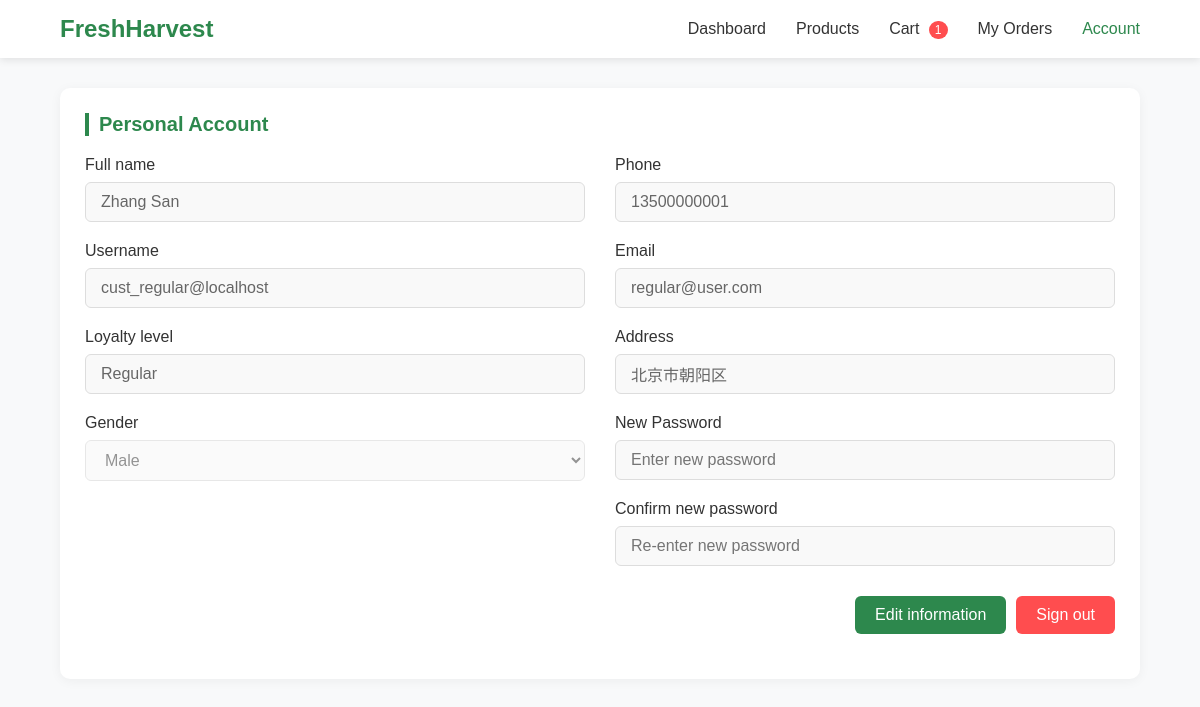
Before: /customer/account.php (signed in) with the older database file.
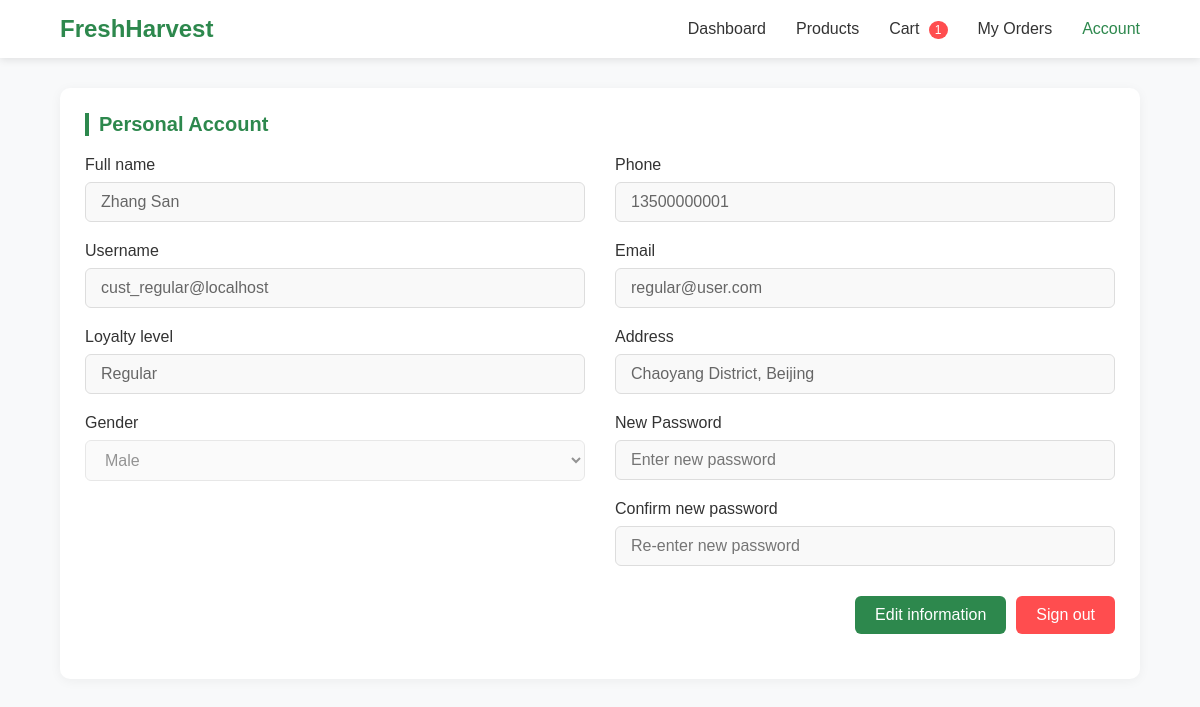
After: the same page with the newer database file.
### tables this page shows
CREATE TABLE IF NOT EXISTS `Customer` (
  `customer_ID` INT NOT NULL AUTO_INCREMENT,
  `user_name` VARCHAR(45) , 
  `phone` VARCHAR(20) NULL,
  `email` VARCHAR(100) NULL UNIQUE,
  `gender` ENUM('Male', 'Female'),
  `address` VARCHAR(200) NULL,
  `accu_cost` DECIMAL(10,2) NULL,
  `loyalty_level` ENUM('Regular', 'VIP', 'VVIP') DEFAULT 'Regular',
  `created_at` TIMESTAMP DEFAULT CURRENT_TIMESTAMP,
  PRIMARY KEY (`customer_ID`),
  CONSTRAINT `fk_customer_user_name`
    FOREIGN KEY (`user_name`)
    REFERENCES `User` (`user_name`)
    ON DELETE NO ACTION
    ON UPDATE NO ACTION);

### customer/inc/data.php (called while the page is built, shortened)
<?php
function getDBConnection() {
    $servername = "localhost";
    $username = "customer_user";
    $password = "YourPassword123!";
    $dbname = "mydb";
    $conn = new mysqli($servername, $username, $password, $dbname);
    $conn->set_charset("utf8mb4");
    return $conn;
}
function getCustomerFullInfo() {
    $current_customer_id = $_SESSION['customer_id'];
    $conn = getDBConnection();
    $query = "SELECT * FROM v_customer_profile WHERE customer_ID = ?";
    $stmt = $conn->prepare($query);
    $stmt->bind_param("i", $current_customer_id);
    $stmt->execute();
    $result = $stmt->get_result();
    $customer_info = null;
    if ($result && $result->num_rows > 0) {
        $customer_info = $result->fetch_assoc();
        if (isset($customer_info['phone'])) {
            $customer_info['customer_phone'] = $customer_info['phone'];
        }
    }
    return $customer_info;
}
?>

### customer/account.php (the view, shortened to what this page needs)
<?php
include 'header.php';
require_once __DIR__ . '/inc/data.php';
$customer_info = getCustomerFullInfo();
?>
<section id="account" class="module">
    <?php if (!$customer_info): ?>
        <div class="error-message">
        Session not found. Please <a href="../login/login.php">sign in</a>.
        </div>
    <?php else: ?>
        <div class="product-section">
            <div class="account-form-container">
                <h2 class="section-title">Personal Account</h2>
                <form class="account-form" id="accountForm" method="post" action="">
    <div class="form-column">
        <div class="form-group">
            <label class="form-label" for="full-name">Full name</label>
            <input type="text" id="full-name" class="form-input"
                   value="<?php echo htmlspecialchars($customer_info['full_name'] ?? ''); ?>" disabled>
        </div>
        <div class="form-group">
            <label class="form-label" for="username">Username</label>
            <input type="text" id="username" class="form-input"
                   value="<?php echo htmlspecialchars($customer_info['user_name'] ?? ''); ?>" disabled>
        </div>
        <div class="form-group">
            <label class="form-label" for="loyalty_level">Loyalty level</label>
            <input type="text" id="loyalty_level" class="form-input"
                   value="<?php echo htmlspecialchars($customer_info['loyalty_level'] ?? ''); ?>" disabled>
        </div>
        <div class="form-group">
            <label class="form-label" for="gender">Gender</label>
            <select id="gender" name="gender" class="form-input" disabled>
                <option value="Male" <?php echo isset($customer_info['gender']) && $customer_info['gender'] == 'Male' ? 'selected' : ''; ?>>Male</option>
            </select>
        </div>
    </div>
    <div class="form-column">
        <div class="form-group">
            <label class="form-label" for="phone">Phone</label>
            <input type="tel" id="phone" name="phone" class="form-input"
                   value="<?php echo htmlspecialchars($customer_info['customer_phone'] ?? ''); ?>" disabled>
        </div>
        <div class="form-group">
            <label class="form-label" for="email">Email</label>
            <input type="email" id="email" name="email" class="form-input"
                   value="<?php echo htmlspecialchars($customer_info['email'] ?? ''); ?>" disabled>
        </div>
        <div class="form-group">
            <label class="form-label" for="address">Address</label>
            <input type="text" id="address" name="address" class="form-input"
                   value="<?php echo htmlspecialchars($customer_info['address'] ?? ''); ?>" disabled>
        </div>
        <div class="form-group">
            <label class="form-label" for="new_password">New Password</label>
            <input type="password" id="new_password" name="new_password" class="form-input"
                   placeholder="Enter new password" disabled>
        </div>
        <div class="form-group">
            <label class="form-label" for="confirm_password">Confirm new password</label>
            <input type="password" id="confirm_password" name="confirm_password" class="form-input"
                   placeholder="Re-enter new password" disabled>
        </div>
        <div class="form-actions">
            <button type="button" class="edit-btn" id="editToggle">Edit information</button>
            <button type="button" class="logout-btn" onclick="showLogoutModal()">Sign out</button>
        </div>
    </div>
</form>
            </div>
        </div>
    <?php endif; ?>
</section>
</main>
</body>
</html>

Changed rows visible on the page:
changed customer "cust_regular@localhost": address "北京市朝阳区" → "Chaoyang District, Beijing"
